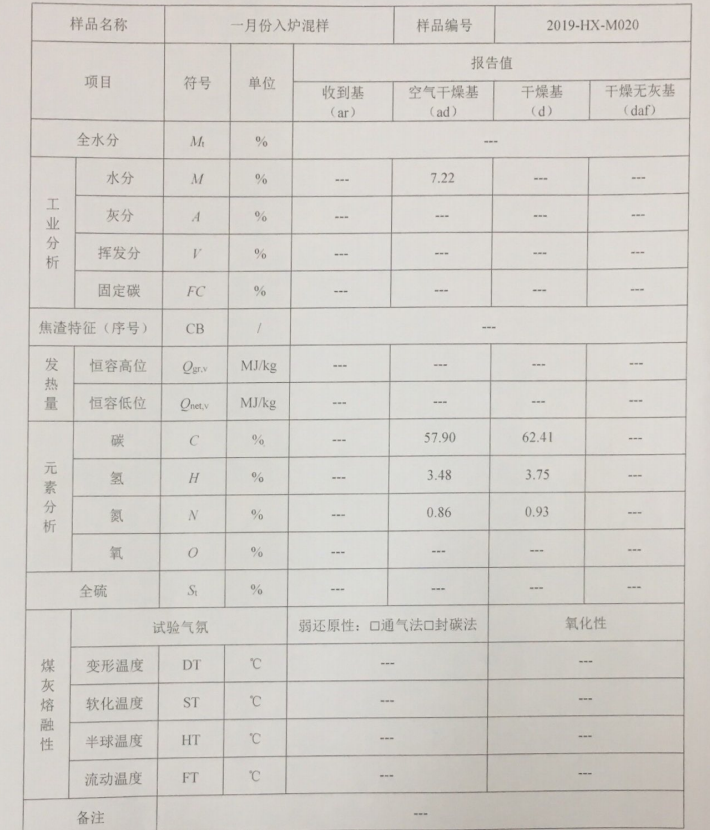
#> input picture 1.png, 710 x 830 px
$ python -i utils.py   (imports and definitions only)
#> lines starting #> are read from the running program, lines starting #| are printed output that depends on the picture
#> further down, picture is the input picture: shape (830, 710, 3); mean B, G, R 201.9, 207.1, 210.4
#!/usr/bin/env python3
# -*- coding: utf-8 -*-
"""
Created on Thu Sep 9 23:11:51 2020
utils
@author: chineseocr
"""
import cv2
import numpy as np


# [23 lines left out: function nms_box, not called in this run]


from scipy.ndimage import filters, interpolation
from numpy import amin, amax


def resize_im(im, scale, max_scale=None):
#> called with scale = 600, max_scale = 900
    f = float(scale) / min(im.shape[0], im.shape[1])
#> f = 0.845
    if max_scale != None and f * max(im.shape[0], im.shape[1]) > max_scale:
        f = float(max_scale) / max(im.shape[0], im.shape[1])
    return cv2.resize(im, (0, 0), fx=f, fy=f)


def estimate_skew_angle(raw, angleRange=[-15, 15]):
    """
    估计图像文字偏转角度,
    angleRange:角度估计区间
    """
    raw = resize_im(raw, scale=600, max_scale=900)
    image = raw - amin(raw)
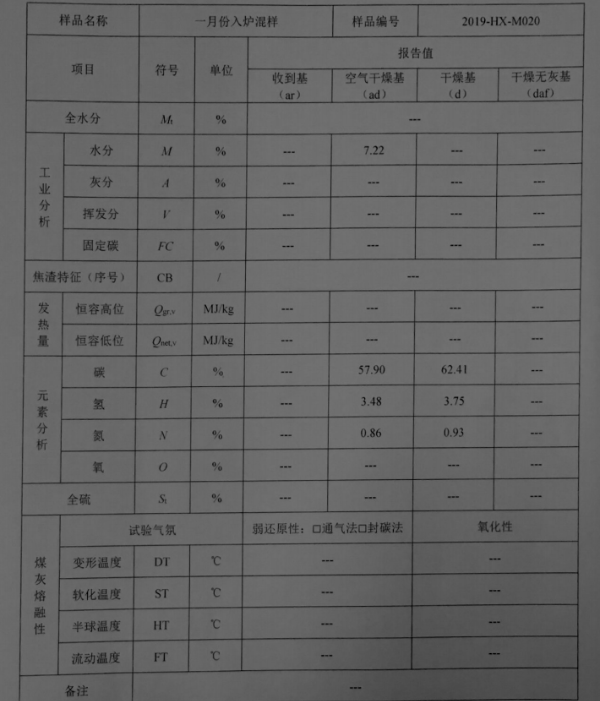
#> image: shape (701, 600); min 0, max 115, mean 99.9
    image = image / amax(image)
    m = interpolation.zoom(image, 0.5)
    m = filters.percentile_filter(m, 80, size=(20, 2))
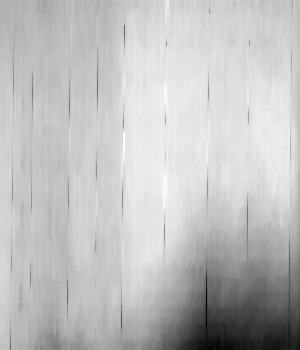
#> m: shape (350, 300) float64; min 0.65, max 1, mean 0.914; drawn with min black and max white
    m = filters.percentile_filter(m, 80, size=(2, 20))
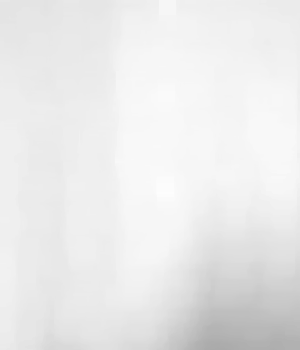
#> m: shape (350, 300) float64; min 0.669, max 0.994, mean 0.921
    m = interpolation.zoom(m, 1.0 / 0.5)
#> m: shape (700, 600) float64
    # w,h = image.shape[1],image.shape[0]
    w, h = min(image.shape[1], m.shape[1]), min(image.shape[0], m.shape[0])
#> w = 600; h = 700
    flat = np.clip(image[:h, :w] - m[:h, :w] + 1, 0, 1)
    d0, d1 = flat.shape
#> d0 = 700; d1 = 600
    o0, o1 = int(0.1 * d0), int(0.1 * d1)
#> o0 = 70; o1 = 60
    flat = amax(flat) - flat
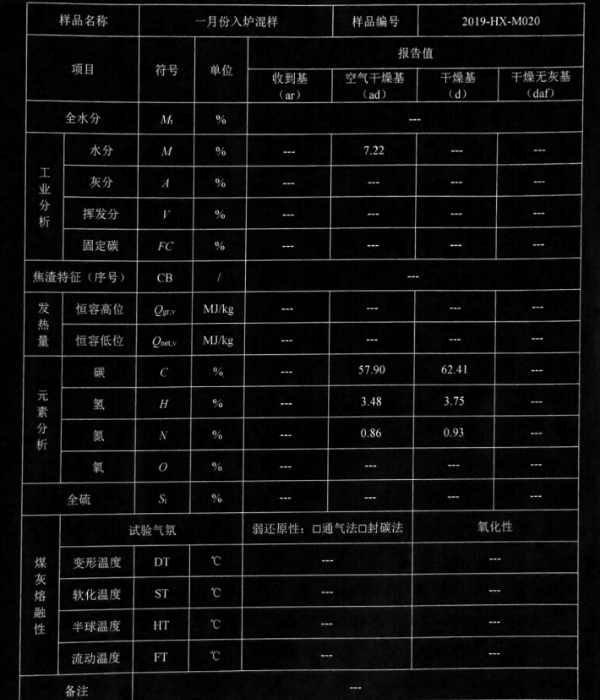
#> flat: shape (700, 600) float64; min 0, max 0.902, mean 0.0519
    flat -= amin(flat)
    est = flat[o0:d0 - o0, o1:d1 - o1]
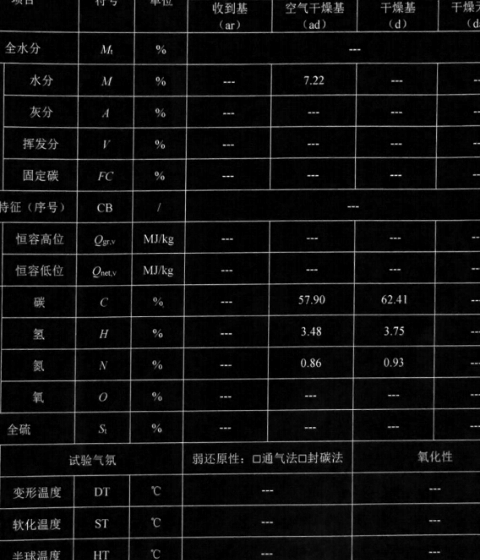
#> est: shape (560, 480) float64; min 0, max 0.869, mean 0.0533
    angles = range(angleRange[0], angleRange[1])
    estimates = []
    for a in angles:
        roest = interpolation.rotate(est, a, order=0, mode='constant')
        v = np.mean(roest, axis=1)
        v = np.var(v)
        estimates.append((v, a))
#> this loop made 10 passes
#> v on passes 1 to 10: 0.00022, 0.000222, 0.000301, 0.000378, 0.0017, 0.00259, 0.000553, 0.000352, 0.000217, 0.00015
#> pass 1, in estimate_skew_angle, `roest = interpolation.rotate(est, a, order=0, mode='constant')`:
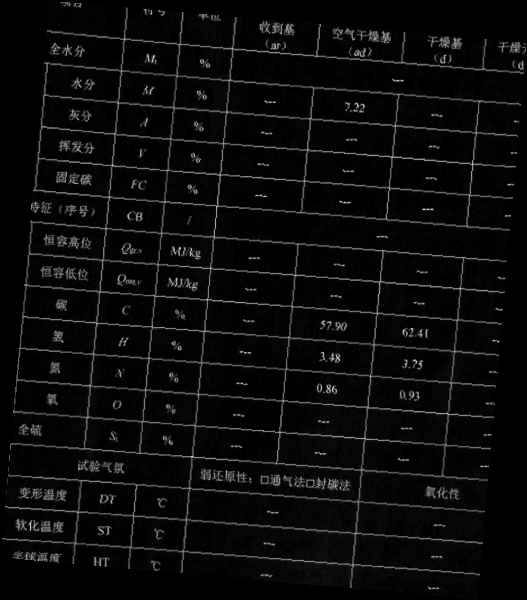
#> roest: shape (600, 527) float64; min 0, max 0.869, mean 0.0451
#> after the loop:
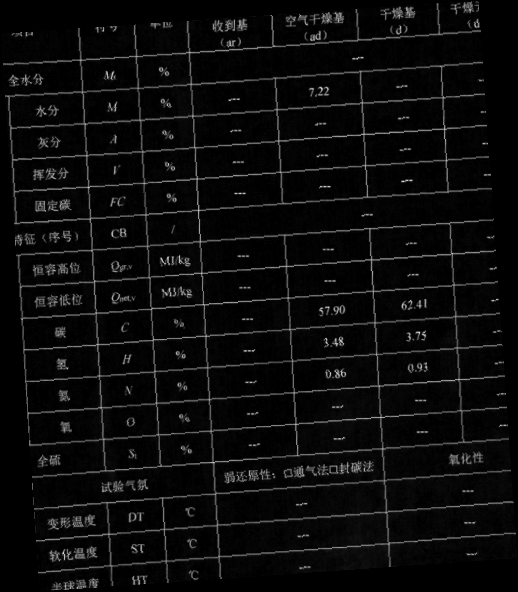
#> roest: shape (592, 518) float64; min 0, max 0.869, mean 0.0465
#> after the loop, estimates = [(0.00022, -5), (0.000222, -4), (0.000301, -3), (0.000378, -2), (0.0017, -1), (0.00259, 0), (0.000553, 1), (0.000352, 2), (0.000217, 3), (0.00015, 4)]

    _, a = max(estimates)
#> a = 0
    return a


def eval_angle(img, angleRange=[-5, 5]):
    """
    估计图片文字的偏移角度
    """
    if not isinstance(img, np.ndarray):
        img = np.array(img)

    im = Image.fromarray(img)
    degree = estimate_skew_angle(np.array(im.convert('L')), angleRange=angleRange)
#> degree = 0
    im = im.rotate(degree, center=(im.size[0] / 2, im.size[1] / 2), expand=1, fillcolor=(255, 255, 255))
    img = np.array(im)
    return img, degree


# [18 lines left out: function letterbox_image, not called in this run]


from skimage import measure


# [11 lines left out: function get_table_line, not called in this run]


def sqrt(p1, p2):
    return np.sqrt((p1[0] - p2[0]) ** 2 + (p1[1] - p2[1]) ** 2)


# [138 lines left out: functions adjust_lines, minAreaRect, fit_line, point_line_cor, line_to_line, not called in this run]


from scipy.spatial import distance as dist


# [73 lines left out: functions _order_points, image_location_sort_box, solve, xy_rotate_box, not called in this run]


from numpy import cos, sin


# [34 lines left out: functions rotate, minAreaRectbox, not called in this run]


from PIL import Image


# [43 lines left out: functions rectangle, draw_lines, draw_boxes, not called in this run]

>>> import cv2
>>> picture = cv2.imread('1.png')
>>> result = eval_angle(picture)
